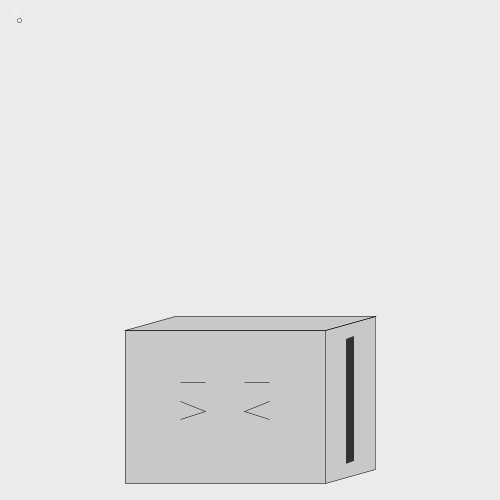
Frame 1 (no input)
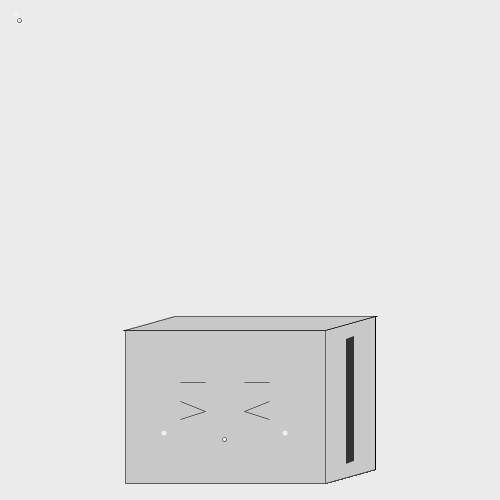
Frame 60 (the mouse pressed at the canvas centre just before this capture)
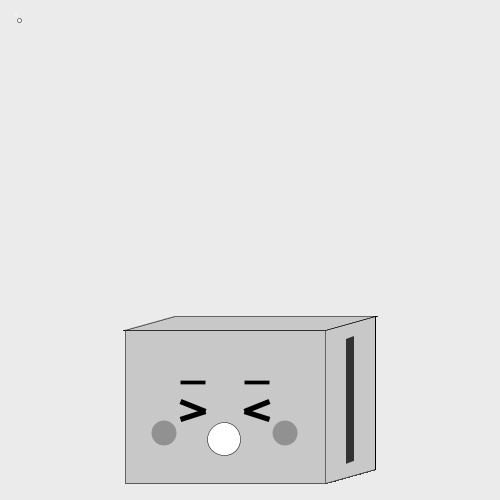
Frame 120 (the mouse held since frame 60 and released just before this capture)

The Processing sketch that drew these frames (run headless with seeded random() and noise(); from frame 60 on, the mouse is pressed at the canvas centre):

// Processing sketch: processing_50231
// ── processing_50231.pde

float x1, y1, x2, y2;
float le1, le2, le3, le4, le5;
float re1, re2, re3, re4, re5;
float mx, my;
float lcx, lcy, rcx, rcy;
float leb1, leb2, leb3, leb4;
float reb1, reb2, reb3, reb4;

void setup()
{
  size(500, 500);
  background(235);
  smooth();
}

void draw()
{
  // Basic Toaster Box
  noSmooth();
  stroke(0);
  strokeWeight(.5);
  x1 = width/4 + width/2.5;
  y1 = height*.66 + height/3.25;
  x2 = x1 + width/10;
  y2 = y1 - height/35;
  fill(200);
  rect(width/4, height*.66, width/2.5, height/3.25);
  quad(x1, height*.66,  x1, y1,  x2, y2,  x2, y2-height/3.25);
  quad(width/4, height*.66,  x1, height*.66,  x2, y2-height/3.25,  x2-width/2.5, y2-height/3.25);
  
  // Left Cheek
  float cv = map(mouseX, 0, width, width/100, width/11);
  float cfv = map(mouseX, 0, width, 240, 50);
  noStroke();
  smooth();
  fill(cfv);
  lcx = le1-width/30;
  lcy = le5+height/35;
  ellipse(lcx, lcy, cv, cv);
  
  // Right Cheek
  float rcfv = map(mouseX, 0, width, 240, 140);
  rcx = re1+width/30;
  rcy = re5+height/35;
  ellipse(rcx, rcy, cv, cv);
  
  // Mouth
  float mv = map(mouseX, 0, width, width/110, width/8);
  stroke(0);
  strokeWeight(.5);
  fill(255);
  mx = le3+width/26;
  my = le5+height/25;
  ellipse(mx, my, mv, mv);
  
  // Left Eye
  float esv = map(mouseX, 0, width, .5, 10);
  stroke(0);
  strokeWeight(esv);
  le1 = width/4+width/9;
  le2 = height*.66+height/7;
  le3 = width/4+width/9+width/20;
  le4 = height*.66+height/7+height/50;
  le5 = height*.66+height/7+height/27;
  
  line(le1, le2, le3, le4);
  line(le3, le4, le1, le5);
  
  // Right Eye
  re1 = width/4+width/4.2+width/20;
  re2 = height*.66+height/7;
  re3 = width/4+width/4.2;
  re4 = height*.66+height/7+height/50;
  re5 = height*.66+height/7+height/27;
  
  line(re1, re2, re3, re4);
  line(re3, re4, re1, re5);
  
  // Left Eyebrow
  float ebsv = map(mouseX, 0, width, .5, 7);
  stroke(0);
  strokeWeight(ebsv);
  strokeCap(SQUARE);
  leb1 = width/4+width/9;
  leb2 = height*.66+height/9.5;
  leb3 = width/4+width/9+width/20;
  leb4 = height*.66+height/9.5;
  
  line(leb1, leb2, leb3, leb4);
  
  // Right Eyebrow
  reb1 = width/4+width/4.2+width/20;
  reb2 = height*.66+height/9.5;
  reb3 = width/4+width/4.2;
  reb4 = height*.66+height/9.5;
  
  line(reb1, reb2, reb3, reb4);
  
  // Slit for Toaster Lever
  noStroke();
  fill(50);
  quad(x1+width/23, height*.66+height/55,  x1+width/23, y1-height/25,  
  x2-width/23, y2-height/55,  x2-width/23, y2-height/3.25+height/25);
  
  // Lever
  stroke(0);
  fill(200);
  
  
  // Slit for Toast
  
  // Toast
  
  // Toast Face
  
}
